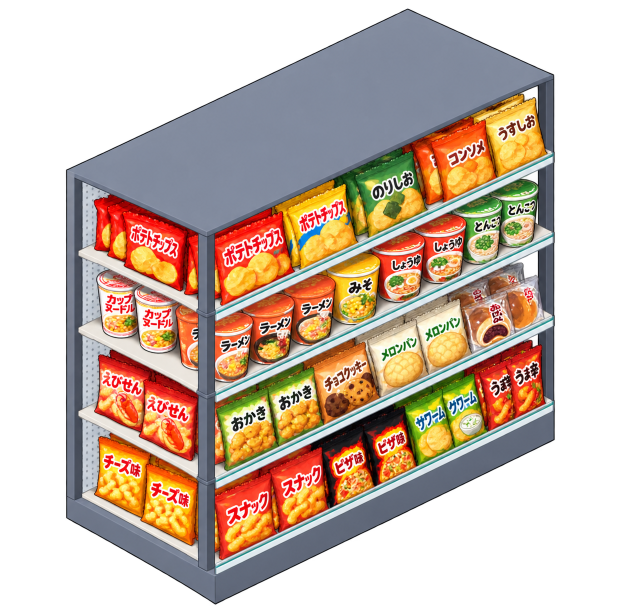
#> input picture assets/generated/fixtures/shelf_general_2d_pilot/model_swap_v1/a_initial_raw.png, 1281 x 1228 px, given in place of shelf_general_0_body.png, which was not available (shown at 1/2 size)
$ python package_and_qa.py a_initial_raw.png
#> lines starting #> are read from the running program, lines starting #| are printed output that depends on the picture; after the words box and inside, x2 and y2 are one past the last pixel; in counts of white or black regions, pixels touching at a corner belong together
"""Non-destructive uniform-scale packaging and local image-only QA; no synthesis."""
from pathlib import Path
import hashlib, json, math
import cv2
import numpy as np
from PIL import Image, ImageDraw

OUT = Path(__file__).resolve().parent
ROOT = OUT.parents[4]
CANON = ROOT / 'assets/generated/fixtures/shelf_general/shelf_general_0_body.png'

def save_new(im, name):
    p = OUT / name
    if p.exists():
        raise FileExistsError(p)
    im.save(p)

def angles(im):
    a = np.array(im)
    rgb = a[:, :, :3].copy()
    rgb[a[:, :, 3] < 128] = 0
    edges = cv2.Canny(cv2.cvtColor(rgb, cv2.COLOR_RGB2GRAY), 60, 160)
    lines = cv2.HoughLinesP(edges, 1, np.pi/1800, 35, minLineLength=80, maxLineGap=8)
    values = []
    if lines is not None:
        for x1,y1,x2,y2 in lines[:,0]:
            if x2 < x1:
                x1,y1,x2,y2 = x2,y2,x1,y1
            angle = math.degrees(math.atan2(float(y2-y1),float(x2-x1)))
            if -33 < angle < -20:
                values.append((angle, math.hypot(float(x2-x1),float(y2-y1))))
    if not values:
        return None
    values.sort()
    half = sum(w for _,w in values)/2
    cumulative = 0
    for angle,w in values:
        cumulative += w
        if cumulative >= half:
            return round(angle,3)

def main(raw_a='a_refined_raw.png', suffix=''):
#> called with raw_a = 'a_initial_raw.png', suffix = ''
    canonical = Image.open(CANON).convert('RGBA')
#> canonical is the input picture: PIL image 1281x1228 RGBA; mean R, G, B, A 94.6, 76.6, 63.2, 143.7
    cb = canonical.getchannel('A').point(lambda x:255 if x>=128 else 0).getbbox()
#> cb = (132, 17, 1110, 1209)
    ca = angles(canonical)
#> in angles, `rgb = a[:, :, :3].copy()`:
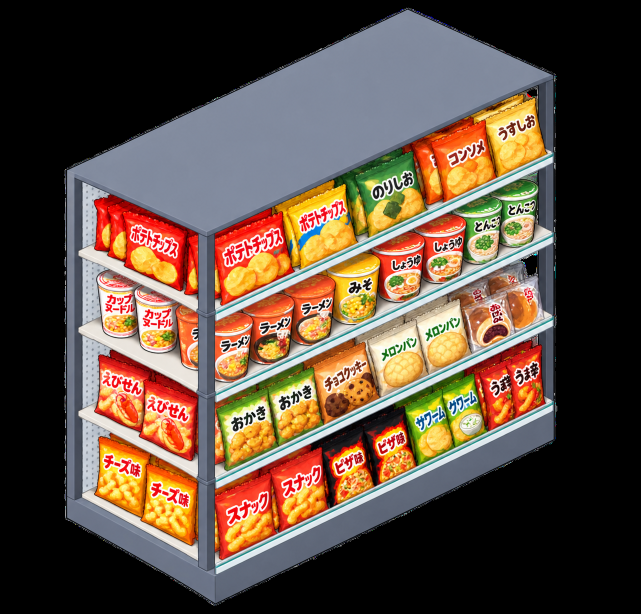
#> rgb: shape (1228, 1281, 3) (shown at 1/2 size); mean R, G, B 94.6, 76.6, 63.2
#> in angles, `rgb[a[:, :, 3] < 128] = 0`:
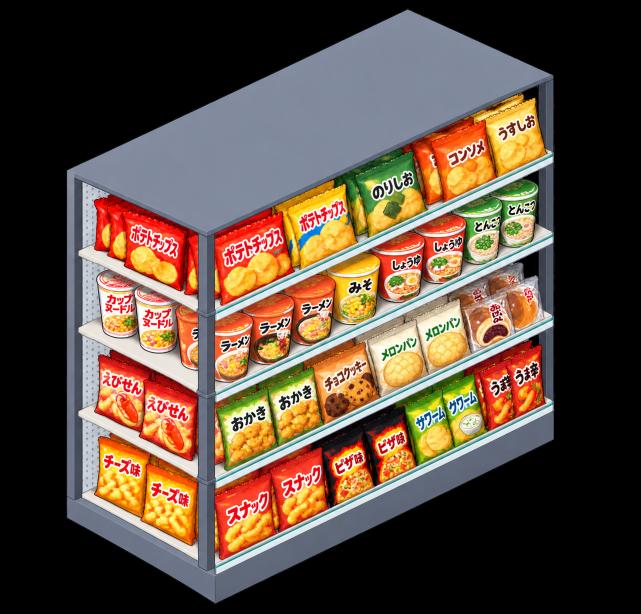
#> rgb: shape (1228, 1281, 3) (shown at 1/2 size); 0.57% of pixels changed, all inside (x1, y1, x2, y2) = (129, 15, 1115, 1212)
#> in angles, `edges = cv2.Canny(cv2.cvtColor(rgb, cv2.COLOR_RGB2GRAY), 60, 160)`:
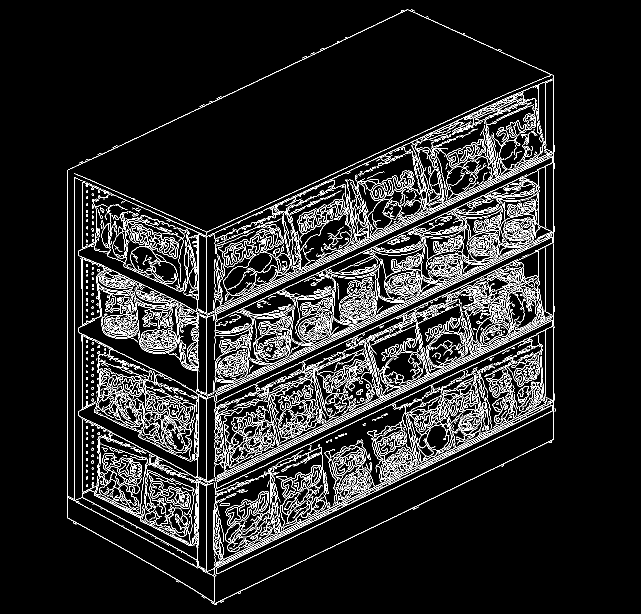
#> edges: shape (1228, 1281) (shown at 1/2 size); 8.8% white in thin lines or dots, all inside (x1, y1, x2, y2) = (134, 19, 1111, 1210)
#> in angles, `lines = cv2.HoughLinesP(edges, 1, np.pi/1800, 35, minLineLength=80, ma..`: lines = 324 rows, first 6: [431, 961, 969, 702], [429, 965, 1107, 639], [413, 1145, 413, 464], [431, 621, 1107, 306], [426, 1151, 915, 914], [134, 1035, 134, 340]
#> the loop in angles, `for x1,y1,x2,y2 in lines[:,0]:` made 324 passes
#> (x1, y1, x2, y2, angle) on passes 1 to 3: (431, 961, 969, 702, -25.71), (429, 965, 1107, 639, -25.68), (413, 1145, 413, 464, -90)
#> after the loop in angles, `for x1,y1,x2,y2 in lines[:,0]:`: values = 256 pairs, first value -32.93 to -20.08, second value 87.32 to 754.9
#> in angles, `half = sum(w for _,w in values)/2`: half = 23319.1
#> the loop in angles, `for angle,w in values:` made 143 passes
#> (angle, w, cumulative) on passes 1 to 12: (-32.93, 104.8, 104.8), (-32.7, 96.25, 201.1), (-32.51, 107.9, 309), (-32.47, 117.3, 426.4), (-32.47, 117.3, 543.7), (-32.3, 125.4, 669.1), (-32.08, 158.2, 827.3), (-31.91, 134.3, 961.6), (-31.76, 148.2, 1109.7), (-31.64, 101, 1210.8), (-31.64, 131.5, 1342.3), (-31.55, 133.8, 1476.1)
#> after the loop in angles, `for angle,w in values:`: cumulative = 23685.6
#> ca = -25.64
    report = {'canonical':str(CANON.relative_to(ROOT)), 'canonical_sha256':hashlib.sha256(CANON.read_bytes()).hexdigest(), 'canvas_px':list(canonical.size), 'canonical_bbox_alpha128':cb, 'canonical_long_edge_angle_deg_hough':ca, 'method':'Uniform resampling and translation only. No warp, separate x/y scales, generated product compositing, or alpha repainting.', 'candidates':{}}
    panels = [('CANONICAL EMPTY',canonical)]
    for key in ('a','b'):
        raw_path = OUT / (raw_a if key == 'a' else 'b_generated_raw.png')
        raw = Image.open(raw_path).convert('RGBA')
        rb = raw.getchannel('A').point(lambda x:255 if x>=128 else 0).getbbox()
#> rb = (132, 17, 1110, 1209)
        scale = min((cb[2]-cb[0])/(rb[2]-rb[0]), (cb[3]-cb[1])/(rb[3]-rb[1]))
#> scale = 1
        tx = (cb[0]+cb[2])/2 - scale*(rb[0]+rb[2])/2
#> tx = 0
        ty = cb[3]-scale*rb[3]
#> ty = 0
        fitted = raw.transform(canonical.size, Image.Transform.AFFINE, (1/scale,0,-tx/scale,0,1/scale,-ty/scale), Image.Resampling.BICUBIC)
        final_name = f'shelf_general_full_r0_{key}{suffix}.png'
        save_new(fitted,final_name)
        a = np.array(fitted)
        alpha = a[:,:,3]
        occupied = alpha >= 128
        rgb = a[:,:,:3].astype(float)
        mx,mn = rgb.max(axis=2),rgb.min(axis=2)
        saturation = (mx-mn)/np.maximum(mx,1)
        colored = occupied & (saturation>0.30) & (mx>65)
        # Color coverage is a reproducible proxy, NOT semantic segmentation of products.
        bbox = fitted.getchannel('A').point(lambda x:255 if x>=128 else 0).getbbox()
        ang = angles(fitted)
        mask = np.array(canonical.getchannel('A'))>=128
        iou = np.count_nonzero(occupied & mask)/np.count_nonzero(occupied | mask)
        report['candidates'][key] = {'raw':raw_path.name,'final':final_name,'raw_size_px':list(raw.size),'raw_bbox_alpha128':rb,'uniform_scale':scale,'translation_px':[tx,ty], 'bbox_alpha128':bbox,'transparent_pixel_fraction':round(float(np.mean(alpha==0)),6),'partial_alpha_pixel_count':int(np.count_nonzero((alpha>0)&(alpha<255))),'border_alpha_max':int(max(alpha[0,:].max(),alpha[-1,:].max(),alpha[:,0].max(),alpha[:,-1].max())), 'opaque_pixel_count':int(occupied.sum()),'saturated_color_fraction_of_occupied_proxy':round(float(colored.sum()/occupied.sum()),6),'silhouette_iou_vs_empty':round(float(iou),6),'long_edge_angle_deg_hough':ang,'angle_delta_deg':None if ang is None else round(ang-ca,3), 'bbox_width_delta_px':(bbox[2]-bbox[0])-(cb[2]-cb[0]),'bbox_height_delta_px':(bbox[3]-bbox[1])-(cb[3]-cb[1]),'exact_geometry_guaranteed':False}
        panels.append((f'CANDIDATE {key.upper()} FULL/r0',fitted))
        overlay = Image.new('RGBA',canonical.size,(240,240,240,255))
        overlay.alpha_composite(fitted)
        contour = cv2.findContours((mask.astype(np.uint8)*255),cv2.RETR_EXTERNAL,cv2.CHAIN_APPROX_SIMPLE)[0]
        draw = ImageDraw.Draw(overlay)
        for c in contour:
            pts = [tuple(map(int,p[0])) for p in c]
            if len(pts)>2:
                draw.line(pts+[pts[0]],fill=(255,0,190,255),width=1)
        save_new(overlay,f'qa_overlay_{key}{suffix}.png')
    comparison = Image.new('RGB',(442*3,510),(235,235,235))
    draw = ImageDraw.Draw(comparison)
    for i,(label,im) in enumerate(panels):
        draw.text((i*442+12,10),label,fill=(30,30,30))
        for y in range(40,489,16):
            for x in range(i*442,(i+1)*442,16):
                if ((x-i*442)//16+(y-40)//16)%2:
                    draw.rectangle((x,y,min(x+15,(i+1)*442-1),min(y+15,488)),fill=(210,210,210))
        comparison.paste(im,(i*442,40),im)
    save_new(comparison,f'comparison{suffix}.png')
    (OUT/f'qa_metrics{suffix}.json').open('x',encoding='utf-8').write(json.dumps(report,ensure_ascii=False,indent=2)+'\n')
    hashes = {p.name:hashlib.sha256(p.read_bytes()).hexdigest() for p in sorted(OUT.iterdir()) if p.is_file()}
    (OUT/f'SHA256SUMS{suffix}.json').open('x',encoding='utf-8').write(json.dumps(hashes,indent=2)+'\n')
    print(json.dumps(report,ensure_ascii=False,indent=2))

if __name__ == '__main__':
    import sys
#> (the run stopped early here; a loop or call above may not have finished)

$ run again, on assets/generated/fixtures/shelf_general_2d_pilot/model_swap_v1/comparison_v2.png
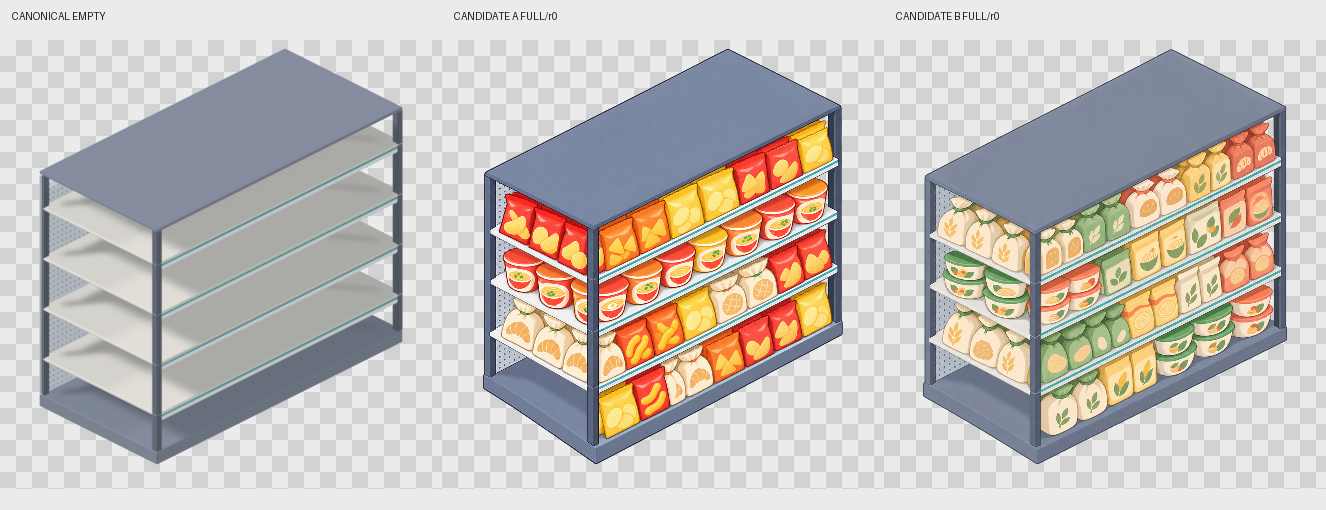
#> input picture assets/generated/fixtures/shelf_general_2d_pilot/model_swap_v1/comparison_v2.png, 1326 x 510 px, given in place of shelf_general_0_body.png, which was not available
#> cb = (0, 0, 1326, 510)
#> in angles, rgb is the input picture: shape (510, 1326, 3); mean R, G, B 196, 190.1, 185.6
#> in angles, `edges = cv2.Canny(cv2.cvtColor(rgb, cv2.COLOR_RGB2GRAY), 60, 160)`:
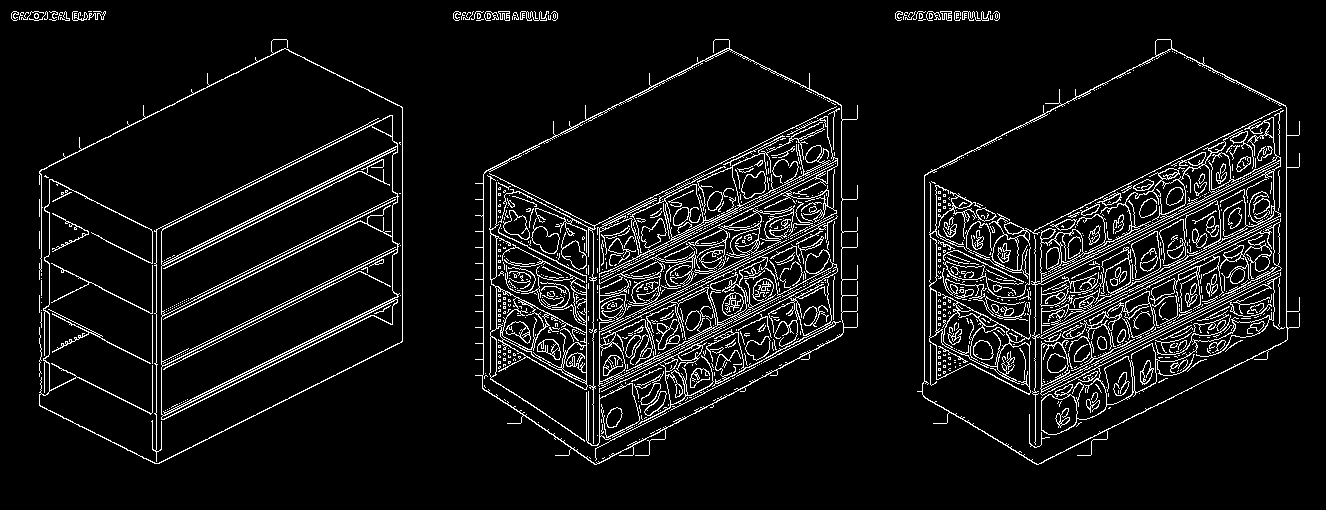
#> edges: shape (510, 1326); 7.5% white in thin lines or dots, all inside (x1, y1, x2, y2) = (11, 11, 1300, 465)
#> lines = 174 rows, first 6: [152, 274, 402, 150], [995, 334, 1196, 344], [483, 330, 624, 328], [157, 463, 402, 341], [924, 265, 1040, 249], [548, 298, 688, 299]
#> the loop in angles, `for x1,y1,x2,y2 in lines[:,0]:` made 174 passes
#> (x1, y1, x2, y2, angle) on passes 1 to 3: (152, 274, 402, 150, -26.38), (995, 334, 1196, 344, 2.85), (483, 330, 624, 328, -0.813)
#> after the loop in angles, `for x1,y1,x2,y2 in lines[:,0]:`: values = 74 pairs, first value -27.66 to -21.33, second value 87.46 to 298.7
#> half = 6916.9
#> the loop in angles, `for angle,w in values:` made 36 passes
#> (angle, w, cumulative) on passes 1 to 8: (-27.66, 187.4, 187.4), (-27.58, 276.4, 463.8), (-27.31, 137.3, 601.1), (-27.23, 115.8, 717), (-27.12, 92.13, 809.1), (-27.12, 278.6, 1087.7), (-27.1, 144.9, 1232.6), (-27.08, 98.84, 1331.5)
#> after the loop in angles, `for angle,w in values:`: cumulative = 7126.9
#> ca = -26.57
#> rb = (0, 0, 1326, 510)
#> scale = 1
#> tx = 0
#> alpha: shape (510, 1326); every value is 255
#> occupied: shape (510, 1326) bool; every value is 1
#> colored: shape (510, 1326) bool; 12.3% white; 636 white regions (539 under 20 px), largest, box (x1, y1, x2, y2) and area: (598, 118, 835, 273) 11156, (599, 282, 834, 439) 9625, (599, 228, 834, 372) 8011
#> bbox = (0, 0, 1326, 510)
#> the loop in angles (call 2), `for x1,y1,x2,y2 in lines[:,0]:` made 174 passes
#> after the loop in angles, `for angle,w in values:`: cumulative = 7126.9
#> ang = -26.57
#> iou = 1
#> contour = [[[0, 0], [0, 509], [1325, 509], [1325, 0]]]
#> the loop in main, `for c in contour:` made 1 pass
#> pts on pass 1: [(0, 0), (0, 509), (1325, 509), (1325, 0)]
#> after the loop in main, `for i,(label,im) in enumerate(panels):`:
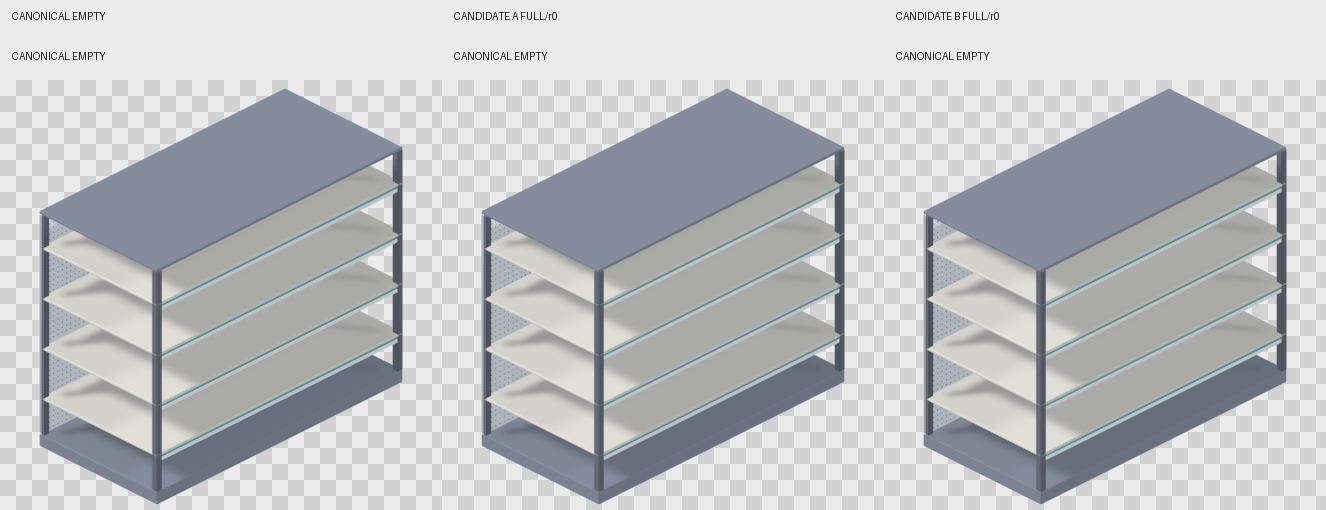
#> comparison: PIL image 1326x510 RGB; mean R, G, B 189.7, 191.8, 194.5
#> (printed output is left out)

$ run again, on assets/generated/fixtures/shelf_general_2d_pilot/model_swap_v1/qa_overlay_a.png
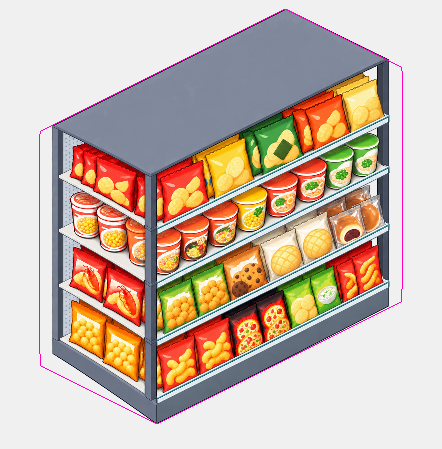
#> input picture assets/generated/fixtures/shelf_general_2d_pilot/model_swap_v1/qa_overlay_a.png, 442 x 449 px, given in place of shelf_general_0_body.png, which was not available
#> in main, canonical is the input picture: PIL image 442x449 RGBA; mean R, G, B, A 202.3, 183.7, 169.9, 255
#> cb = (0, 0, 442, 449)
#> in angles, `edges = cv2.Canny(cv2.cvtColor(rgb, cv2.COLOR_RGB2GRAY), 60, 160)`:
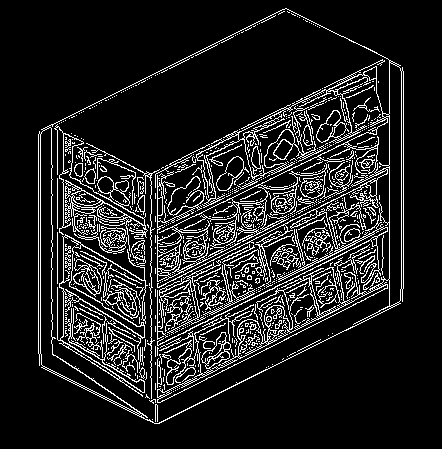
#> edges: shape (449, 442); 12.4% white in thin lines or dots, all inside (x1, y1, x2, y2) = (38, 8, 404, 424)
#> lines = 131 rows, first 6: [157, 287, 389, 172], [389, 308, 389, 60], [149, 400, 388, 279], [51, 334, 281, 219], [155, 404, 387, 287], [403, 288, 403, 71]
#> the loop in angles, `for x1,y1,x2,y2 in lines[:,0]:` made 131 passes
#> (x1, y1, x2, y2, angle) on passes 1 to 8: (157, 287, 389, 172, -26.37), (389, 308, 389, 60, -90), (149, 400, 388, 279, -26.85), (51, 334, 281, 219, -26.57), (155, 404, 387, 287, -26.76), (403, 288, 403, 71, -90), (158, 423, 400, 303, -26.38), (62, 344, 262, 246, -26.1)
#> after the loop in angles, `for x1,y1,x2,y2 in lines[:,0]:`: values = 111 pairs, first value -32.1 to -21.73, second value 89.05 to 335.1
#> half = 8780.6
#> the loop in angles, `for angle,w in values:` made 56 passes
#> (angle, w, cumulative) on passes 1 to 8: (-32.1, 129.8, 129.8), (-31.54, 118.5, 248.4), (-31.17, 144.9, 393.3), (-31.07, 96.9, 490.2), (-29.48, 132.1, 622.3), (-29.48, 211.4, 833.6), (-29.37, 191.6, 1025.3), (-29.3, 112.4, 1137.6)
#> after the loop in angles, `for angle,w in values:`: cumulative = 8848.5
#> ca = -26.38
#> rb = (0, 0, 442, 449)
#> scale = 1
#> tx = 0
#> alpha: shape (449, 442); every value is 255
#> occupied: shape (449, 442) bool; every value is 1
#> in main, `colored = occupied & (saturation>0.30) & (mx>65)`:
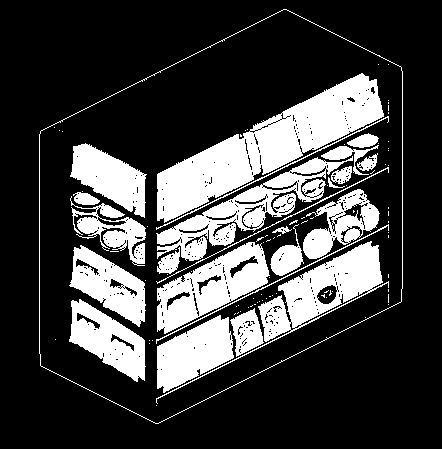
#> colored: shape (449, 442) bool; 25.3% white; 101 white regions (77 under 20 px), largest, box (x1, y1, x2, y2) and area: (157, 73, 384, 223) 11369, (156, 241, 389, 404) 5387, (156, 156, 353, 261) 5347
#> bbox = (0, 0, 442, 449)
#> the loop in angles (call 2), `for x1,y1,x2,y2 in lines[:,0]:` made 131 passes
#> after the loop in angles, `for angle,w in values:`: cumulative = 8848.5
#> ang = -26.38
#> iou = 1
#> contour = [[[0, 0], [0, 448], [441, 448], [441, 0]]]
#> the loop in main, `for c in contour:` made 1 pass
#> pts on pass 1: [(0, 0), (0, 448), (441, 448), (441, 0)]
